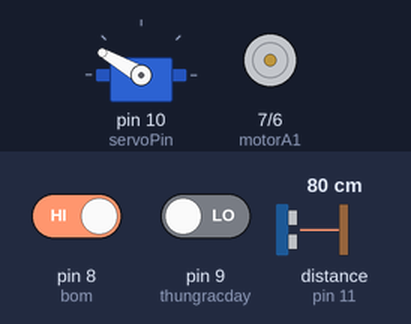
A sketch run on a simulated Arduino Uno, built with avr-gcc and run on an emulated ATmega328P. Shown: servo, motor-driver pin pairs drawn as motors (green arrow = first pin HIGH = forward, orange = second pin HIGH = backward, longer = more drive). Wiring (inferred from the names in the program): ultrasonic range finder: trigger pin 12; echo pin 11. Inputs (shaded band) come from the test bench; at power-on: pin 8 (bom) HIGH, distance to the obstacle (sensor on pin 11) 80 cm, pin 9 (thungracday) LOW. The echo pulse lasts 58.3 µs per cm; the audio player accepts every command and is not drawn.

Above: at 3.2 s.
3.3 s: pin 8 (bom) driven LOW
At 6.1 s:
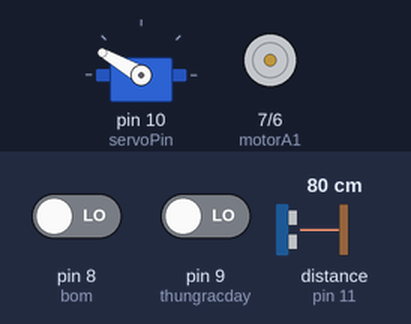
6.3 s: distance to the obstacle (sensor on pin 11) set to 2 cm
At 7.92 s:
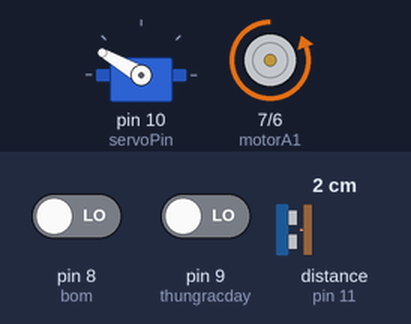
9.3 s: distance to the obstacle (sensor on pin 11) set to 35 cm
11.8 s: pin 8 (bom) driven HIGH
At 12.7 s:
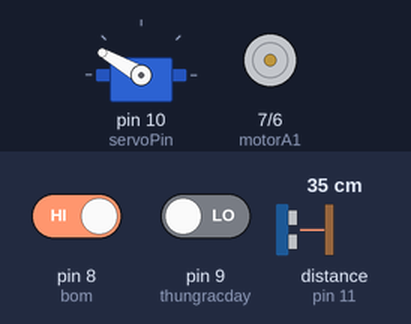
Timing chart, 0 to 14.3 s (numbered marks = the images above; inputs shaded):
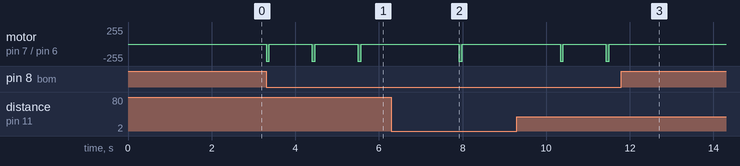

The sketch:

smart_trash_project.ino
```cpp
#include <Servo.h>
Servo myServo;
int servoPin = 10;
#include "SoftwareSerial.h"
#include "DFRobotDFPlayerMini.h"
SoftwareSerial mySoftwareSerial(4, 3);  // TX, RX
DFRobotDFPlayerMini myDFPlayer;
int pos = 0;

#define thungracday 9
#define bom 8

const int motorA1 = 7;  // kết nối chân IN1 với chân 7 arduino
const int motorA2 = 6;  // kết nối chân IN2 với chân 6 arduino

const int trig = 12;  // chân trig của HC-SR04
const int echo = 11;  // chân echo của HC-SR04

float GetDistance() {
  unsigned long duration;  // biến đo thời gian
  int distanceCm;          // biến lưu khoảng cách

  /* Phát xung từ chân trig */
  digitalWrite(trig, 0);  // tắt chân trig
  delayMicroseconds(2);
  digitalWrite(trig, 1);  // phát xung từ chân trig
  delayMicroseconds(2);   // xung có độ dài 5 microSeconds
  digitalWrite(trig, 0);  // tắt chân trig

  /* Tính toán thời gian */
  // Đo độ rộng xung HIGH ở chân echo.
  duration = pulseIn(echo, HIGH);
  // Tính khoảng cách đến vật.
  distanceCm = int(duration / 2 / 29.412);
  delay(10);

  return distanceCm;
}

void setup() {
  Serial.begin(9600);
  myServo.attach(servoPin);
  myServo.write(150);
  pinMode(thungracday, INPUT);
  pinMode(motorA1, OUTPUT);
  pinMode(motorA2, OUTPUT);
  pinMode(bom, INPUT);
  pinMode(trig, OUTPUT);  // chân trig sẽ phát tín hiệu
  pinMode(echo, INPUT);   // chân echo sẽ nhận tín hiệu
  mySoftwareSerial.begin(9600);
  if (!myDFPlayer.begin(mySoftwareSerial, true, false)) {
    while (true) {
      delay(0);
    }
  }
  myDFPlayer.volume(30);  // cài đặt âm lượng từ 0-30
  myDFPlayer.play(1);
  delay(1500);  // khi cắm điện thì âm thanh khởi động được kích hoạt (bài 1)
}

void loop() {
  long distance = GetDistance();

  if ((distance < 25) && (digitalRead(thungracday) == HIGH)) {
    mo_thung_rac();
    am_thanh_mo_thung_rac();
    delay(4000);  // thời gian nắp thùng rác mở là 4s
    dong_thung_rac();
    am_thanh_dong_thung_rac();
  }

  if ((distance < 25) && (digitalRead(thungracday) == LOW)) {
    am_thanh_thung_rac_day();  // lựa chọn 1: khi thùng rác đầy thì chỉ phát ra âm thanh và không mở thùng rác
    // mo_thung_rac(); am_thanh_thung_rac_day();    // lựa chọn 2: khi thùng rác đầy thì vẫn mở thùng rác và phát âm thanh thùng rác đầy
  }
  if (digitalRead(bom) == LOW) {
    bom_chay();
    delay(80);
    bom_dung();
    delay(1000);
  }
}

void mo_thung_rac() {
  myServo.write(0);  // Cho servo quay một góc 180 độ
}
void dong_thung_rac() {
  myServo.write(150); // đóng nắp về vị trí ban
}

void am_thanh_mo_thung_rac()  //khi thùng rác mở thì sẽ phát âm thanh (2)
{
  myDFPlayer.play(2);
  delay(1300);
}

void am_thanh_dong_thung_rac()  //khi thùng rác mở thì sẽ phát âm thanh (3)
{
  myDFPlayer.play(3);
  delay(1300);
}
void am_thanh_thung_rac_day()  //khi thùng rác mở thì sẽ phát âm thanh (4)
{
  myDFPlayer.play(4);
  delay(1300);
}
void bom_chay()  //Điều khiển bơm chạy
{
  digitalWrite(motorA1, LOW);
  digitalWrite(motorA2, HIGH);
}
void bom_dung()  //Điều khiển bơm dừng
{
  digitalWrite(motorA1, LOW);
  digitalWrite(motorA2, LOW);
}
```

Measured:
- after the input at 3.3 s, motor on pin 7 (motorA1) / pin 6 (motorA2): alternates backward 255/255 for 0.08 s and stopped for 1.0 s, starting at once
- after the input at 11.8 s, motor on pin 7 (motorA1) / pin 6 (motorA2): stops changing and stays stopped
